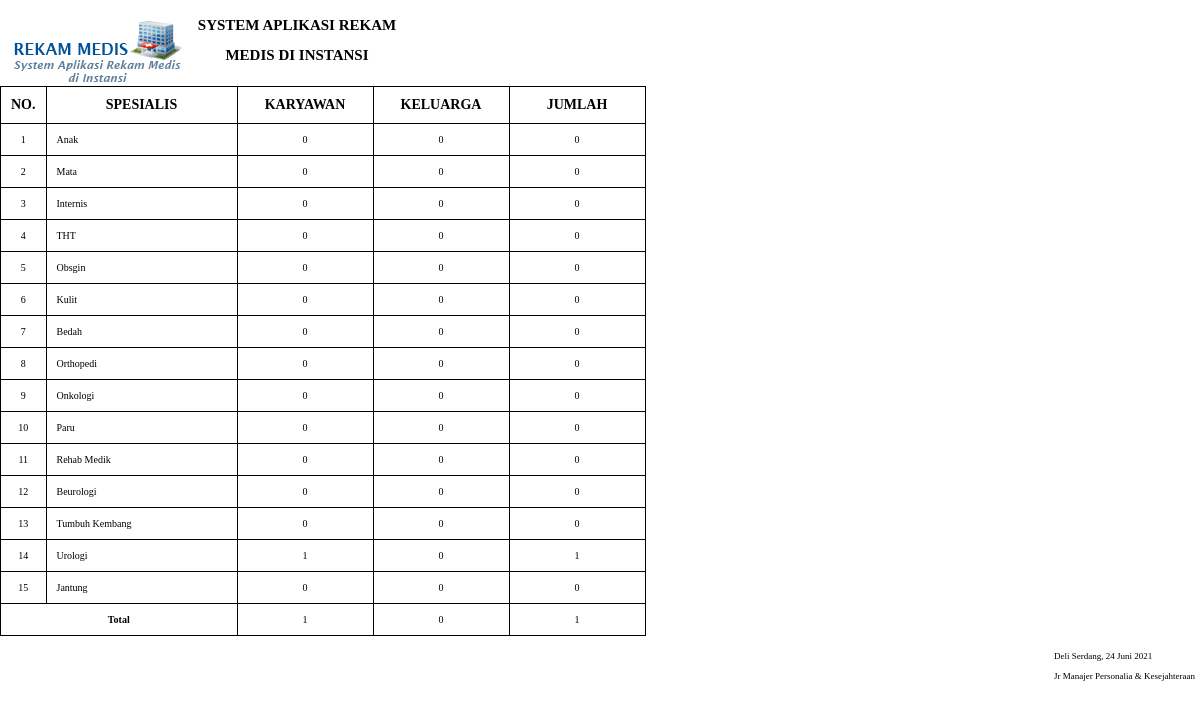
The app's page /laporan/konsep.php with its own data.
### tables this page shows
CREATE TABLE `konsul_spesial` (
  `id_spesialis` int(5) NOT NULL,
  `nama_spesialis` varchar(150) NOT NULL,
  `id_tindakan` int(5) NOT NULL
);

### config/fungsi_indotgl.php (called while the page is built, shortened)
<?php
	function tgl_indo($tgl){
			$tanggal = substr($tgl,8,2);
			$bulan = getBulan(substr($tgl,5,2));
			$tahun = substr($tgl,0,4);
			return $tanggal.' '.$bulan.' '.$tahun;
	}
	function getBulan($bln){
				switch ($bln){
					case 6:
						return "Juni";
						break;
				}
			}
?>

### laporan/konsep.php (the view, shortened to what this page needs)
<?php
	include ("../config/fungsi_indotgl.php");
    $tgl1=$_GET['tgl1'];
			$tgl2=$_GET['tgl2'];
	?>
<!doctype html>
<html>
	<head>
		<link rel="stylesheet" type="text/css" href="../css/laporan.css">
	</head>
	<body>
		<div class="page">
		<div class="kop">
            <img src="../img/kop.png" id="kop">
            <div class="header">
               <h2>SYSTEM APLIKASI REKAM MEDIS DI INSTANSI</h2>
            </div>
		</div>
            <div class="batas"></div>
            <?php
			if($tgl1=='' AND $tgl2==''){
		?>
		<table class="table" border="1px">
			<tr class="head">
				<td width="20">NO. </td><td width="170">SPESIALIS</td><td width="115">KARYAWAN </td><td width="115">KELUARGA</td><td width="115">JUMLAH</td>
			</tr>
			<?php
					$query=mysql_query("SELECT * FROM konsul_spesial ORDER BY id_spesialis ASC");
					$no=1;
					while($r=mysql_fetch_array($query)){
					?>
						<tr bgcolor="#fff">
							<td align="center"><?php echo $no; ?></td>
                            <td><?php echo $r['nama_spesialis']; ?></td>
                            <td align="center"><?php
                            $id_spesialis=$r['id_spesialis'];
                            $queryKaryawan=mysql_query("SELECT * FROM konsul_spesial, rekammedik, pasien WHERE konsul_spesial.id_spesialis=rekammedik.spesialis AND konsul_spesial.id_spesialis='$id_spesialis' AND pasien.kodePasien=rekammedik.kodepasien");
                            echo $nKaryawan=mysql_num_rows($queryKaryawan);
                            ?></td>
                            <td align="center"><?php
                            $id_spesialis=$r['id_spesialis'];
                            $queryTang=mysql_query("SELECT * FROM konsul_spesial, rekammedik, tanggungan WHERE konsul_spesial.id_spesialis=rekammedik.spesialis AND konsul_spesial.id_spesialis='$id_spesialis' AND tanggungan.kodeTanggungan=rekammedik.kodepasien");
                            echo $nTang=mysql_num_rows($queryTang);
                            ?></td>
                            <td align="center"><?php echo $nKaryawan+$nTang; ?></td>
						</tr>
					<?php
					$no++;
					}
					?>
                <tr>
                    <td colspan="2" align="center"><h4>Total</h4></td>
                    <td align="center"><?php
                            $a=mysql_query("SELECT * FROM rekammedik, pasien,konsul_spesial WHERE pasien.kodePasien=rekammedik.kodepasien AND konsul_spesial.id_spesialis=rekammedik.spesialis");
                            echo $aa=mysql_num_rows($a);
                            ?></td>
                    <td align="center"><?php
                            $b=mysql_query("SELECT * FROM konsul_spesial, rekammedik, tanggungan WHERE konsul_spesial.id_spesialis=rekammedik.spesialis AND tanggungan.kodeTanggungan=rekammedik.kodepasien");
                            echo $bb=mysql_num_rows($b);
                            ?></td>
                    <td align="center"><?php echo $aa+$bb; ?></td>
                </tr>
		</table>
            <?php
            }
            ?>
            <table border="0" style="float:right;" class="ttd">
            <tr>
                <td>Deli Serdang, <?php echo tgl_indo(date('Y-m-d')); ?></td>
            </tr>
            <tr>
                <td>Jr Manajer Personalia &amp; Kesejahteraan</td>
            </tr>
            <tr>
                <td></td>
            </tr>
            <tr>
                <td></td>
            </tr>
            </table>
		</div>
	</body>
</html>

### css/laporan.css (style rules this page uses)
* { padding:0px; margin:0px; }
body { font-family:tahoma, 'sans-serif'; }
.batas { padding: 3px; }
#kop { float: left; }
.header { width: 400px; text-align: center; }
.kop { line-height:30px; }
.kop h2 { font-size: 15px; margin-top: 10px; }
table { border-collapse:collapse; margin-top: 10px; }
table .head td { background:#fff; text-align:center; font-size:14px; font-weight:bold; }
table tr td { border:1px solid #000; padding:10px; font-size:10px; }
.ttd { margin-left: 500px; margin-top: 10px; }
.ttd tr td { border:0px solid #000; padding:5px; font-size:9px; }

### records on screen
konsul_spesial: nama_spesialis "Anak", queryKaryawan "0", queryTang "0", nTang "0"
konsul_spesial: nama_spesialis "Mata", queryKaryawan "0", queryTang "0", nTang "0"
konsul_spesial: nama_spesialis "Internis", queryKaryawan "0", queryTang "0", nTang "0"
konsul_spesial: nama_spesialis "THT", queryKaryawan "0", queryTang "0", nTang "0"
konsul_spesial: nama_spesialis "Obsgin", queryKaryawan "0", queryTang "0", nTang "0"
konsul_spesial: nama_spesialis "Kulit", queryKaryawan "0", queryTang "0", nTang "0"
konsul_spesial: nama_spesialis "Bedah", queryKaryawan "0", queryTang "0", nTang "0"
konsul_spesial: nama_spesialis "Orthopedi", queryKaryawan "0", queryTang "0", nTang "0"
konsul_spesial: nama_spesialis "Onkologi", queryKaryawan "0", queryTang "0", nTang "0"
konsul_spesial: nama_spesialis "Paru", queryKaryawan "0", queryTang "0", nTang "0"
konsul_spesial: nama_spesialis "Rehab Medik", queryKaryawan "0", queryTang "0", nTang "0"
konsul_spesial: nama_spesialis "Beurologi", queryKaryawan "0", queryTang "0", nTang "0"
konsul_spesial: nama_spesialis "Tumbuh Kembang", queryKaryawan "0", queryTang "0", nTang "0"
konsul_spesial: nama_spesialis "Urologi", queryKaryawan "1", queryTang "0", nTang "1"
konsul_spesial: nama_spesialis "Jantung", queryKaryawan "0", queryTang "0", nTang "0"

### other values on screen
$aa=mysql_num_rows($a) "1"
$bb=mysql_num_rows($b) "0"
$aa+$bb "1"
